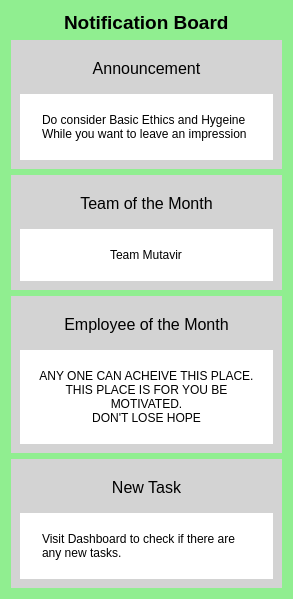
        <widget class="QWidget" name="widget_8" native="true">
         <property name="maximumSize">
          <size>
           <width>0</width>
           <height>0</height>
          </size>
         </property>
         <property name="styleSheet">
          <string notr="true">background-color:lightgreen;</string>
         </property>
         <layout class="QVBoxLayout" name="verticalLayout_4">
          <item alignment="Qt::AlignHCenter">
           <widget class="QLabel" name="label">
            <property name="font">
             <font>
              <pointsize>14</pointsize>
              <weight>75</weight>
              <bold>true</bold>
             </font>
            </property>
            <property name="text">
             <string>Notification Board</string>
            </property>
           </widget>
          </item>
          <item>
           <widget class="QWidget" name="widget_10" native="true">
            <property name="styleSheet">
             <string notr="true">background-color:lightgrey;
 padding:10px;</string>
            </property>
            <layout class="QVBoxLayout" name="verticalLayout_8">
             <item>
              <widget class="QLabel" name="label_34">
               <property name="font">
                <font>
                 <pointsize>12</pointsize>
                </font>
               </property>
               <property name="styleSheet">
                <string notr="true"/>
               </property>
               <property name="text">
                <string>Announcement</string>
               </property>
               <property name="alignment">
                <set>Qt::AlignCenter</set>
               </property>
              </widget>
             </item>
             <item>
              <widget class="QWidget" name="widget_15" native="true">
               <property name="styleSheet">
                <string notr="true">background-color:white; 
 padding:10px;</string>
               </property>
               <layout class="QVBoxLayout" name="verticalLayout_17">
                <item>
                 <widget class="QLabel" name="label_37">
                  <property name="text">
                   <string>Do consider Basic Ethics and Hygeine
While you want to leave an impression</string>
                  </property>
                 </widget>
                </item>
               </layout>
              </widget>
             </item>
            </layout>
           </widget>
          </item>
          <item>
           <widget class="QWidget" name="widget_9" native="true">
            <property name="styleSheet">
             <string notr="true">background-color:lightgrey;
 padding:10px;</string>
            </property>
            <layout class="QVBoxLayout" name="verticalLayout_6">
             <item>
              <widget class="QLabel" name="label_33">
               <property name="font">
                <font>
                 <pointsize>12</pointsize>
                </font>
               </property>
               <property name="styleSheet">
                <string notr="true"/>
               </property>
               <property name="text">
                <string>Team of the Month</string>
               </property>
               <property name="alignment">
                <set>Qt::AlignCenter</set>
               </property>
              </widget>
             </item>
             <item>
              <widget class="QWidget" name="widget_16" native="true">
               <property name="styleSheet">
                <string notr="true">background-color:white; 
 padding:10px;</string>
               </property>
               <layout class="QVBoxLayout" name="verticalLayout_18">
                <item alignment="Qt::AlignHCenter">
                 <widget class="QLabel" name="label_44">
                  <property name="text">
                   <string>Team Mutavir</string>
                  </property>
                 </widget>
                </item>
               </layout>
              </widget>
             </item>
            </layout>
           </widget>
          </item>
          <item>
           <widget class="QWidget" name="widget_14" native="true">
            <property name="styleSheet">
             <string notr="true">background-color:lightgrey;
 padding:10px;</string>
            </property>
            <layout class="QVBoxLayout" name="verticalLayout_10">
             <item>
              <widget class="QLabel" name="label_35">
               <property name="font">
                <font>
                 <pointsize>12</pointsize>
                </font>
               </property>
               <property name="styleSheet">
                <string notr="true"/>
               </property>
               <property name="text">
                <string>Employee of the Month</string>
               </property>
               <property name="alignment">
                <set>Qt::AlignCenter</set>
               </property>
              </widget>
             </item>
             <item>
              <widget class="QWidget" name="widget_17" native="true">
               <property name="styleSheet">
                <string notr="true">background-color:white; 
 padding:10px;</string>
               </property>
               <layout class="QVBoxLayout" name="verticalLayout_19">
                <item>
                 <widget class="QLabel" name="label_45">
                  <property name="text">
                   <string>ANY ONE CAN ACHEIVE THIS PLACE.
THIS PLACE IS FOR YOU BE
MOTIVATED.
DON'T LOSE HOPE</string>
                  </property>
                  <property name="alignment">
                   <set>Qt::AlignCenter</set>
                  </property>
                 </widget>
                </item>
               </layout>
              </widget>
             </item>
            </layout>
           </widget>
          </item>
          <item>
           <widget class="QWidget" name="widget_13" native="true">
            <property name="styleSheet">
             <string notr="true">background-color:lightgrey;
 padding:10px;</string>
            </property>
            <layout class="QVBoxLayout" name="verticalLayout_9">
             <item>
              <widget class="QLabel" name="label_36">
               <property name="font">
                <font>
                 <pointsize>12</pointsize>
                </font>
               </property>
               <property name="styleSheet">
                <string notr="true"/>
               </property>
               <property name="text">
                <string>New Task</string>
               </property>
               <property name="alignment">
                <set>Qt::AlignCenter</set>
               </property>
              </widget>
             </item>
             <item>
              <widget class="QWidget" name="widget_18" native="true">
               <property name="styleSheet">
                <string notr="true">background-color:white; 
 padding:10px;</string>
               </property>
               <layout class="QVBoxLayout" name="verticalLayout_20">
                <item>
                 <widget class="QLabel" name="label_46">
                  <property name="text">
                   <string>Visit Dashboard to check if there are
any new tasks.</string>
                  </property>
                 </widget>
                </item>
               </layout>
              </widget>
             </item>
            </layout>
           </widget>
          </item>
          <item>
           <spacer name="verticalSpacer_2">
            <property name="orientation">
             <enum>Qt::Vertical</enum>
            </property>
            <property name="sizeHint" stdset="0">
             <size>
              <width>20</width>
              <height>40</height>
             </size>
            </property>
           </spacer>
          </item>
         </layout>
        </widget>
